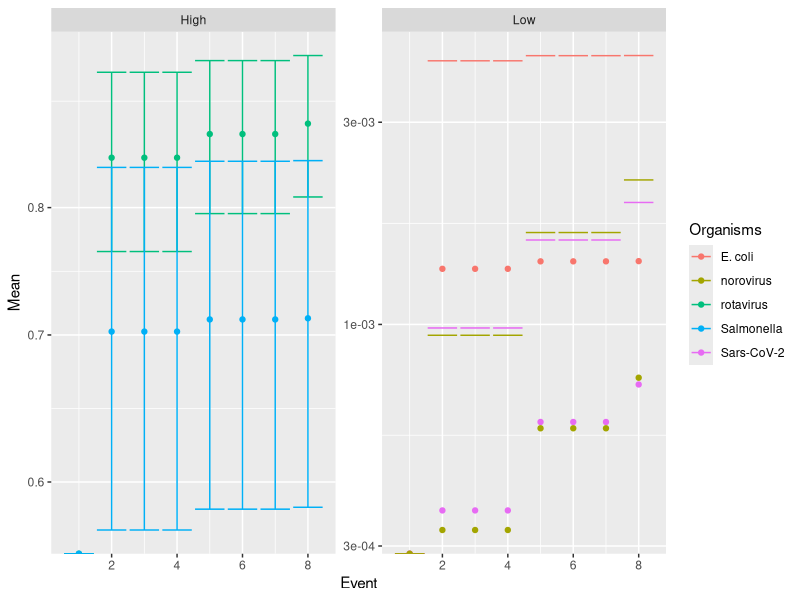

Generate this figure with R: (Note: this script raises an error after producing the figure.)
library(readr)
baseline_scenario_result_graph <- read_csv("baseline scenario result graph.csv")
View(baseline_scenario_result_graph)

library(readr)
baseline_dose <- read_csv("baseline_dose.csv")
View(baseline_dose)

require(ggplot2)
require(ggpubr)
ggplot(baseline_scenario_result_graph)+
  geom_point(aes(x=Event, y=Mean, group=Organisms, color=Organisms))+
  geom_errorbar(aes(x=Event, ymin=Mean-Sd, ymax=Mean+Sd, group=Organisms, color=Organisms))+
  facet_wrap(~Type,scales="free")+
  scale_y_continuous(trans="log10")


A<-ggplot(baseline_scenario_result_graph)+ 
  geom_point(aes(x=Event, y=Mean, group=Organisms, color=Organisms))+
  geom_ribbon(aes(x=Event, ymin=Mean-Sd, ymax=Mean+Sd, group=Organisms, fill=Organisms), alpha=0.3)+
  facet_wrap(~Organisms,scales="free")+
  theme_bw()+
  scale_y_continuous(name="Risk")
 


B<-ggplot(baseline_dose)+ 
  geom_point(aes(x=Event, y=Mean, group=Organisms, color=Organisms))+
  geom_ribbon(aes(x=Event, ymin=Mean-Sd, ymax=Mean+Sd, group=Organisms, fill=Organisms), alpha=0.3)+
  facet_wrap(~Organisms,scales="free")+
  theme_bw()+
  scale_y_continuous(name="Dose")

ggarrange(B,A, common.legend=TRUE)+
  windows()
